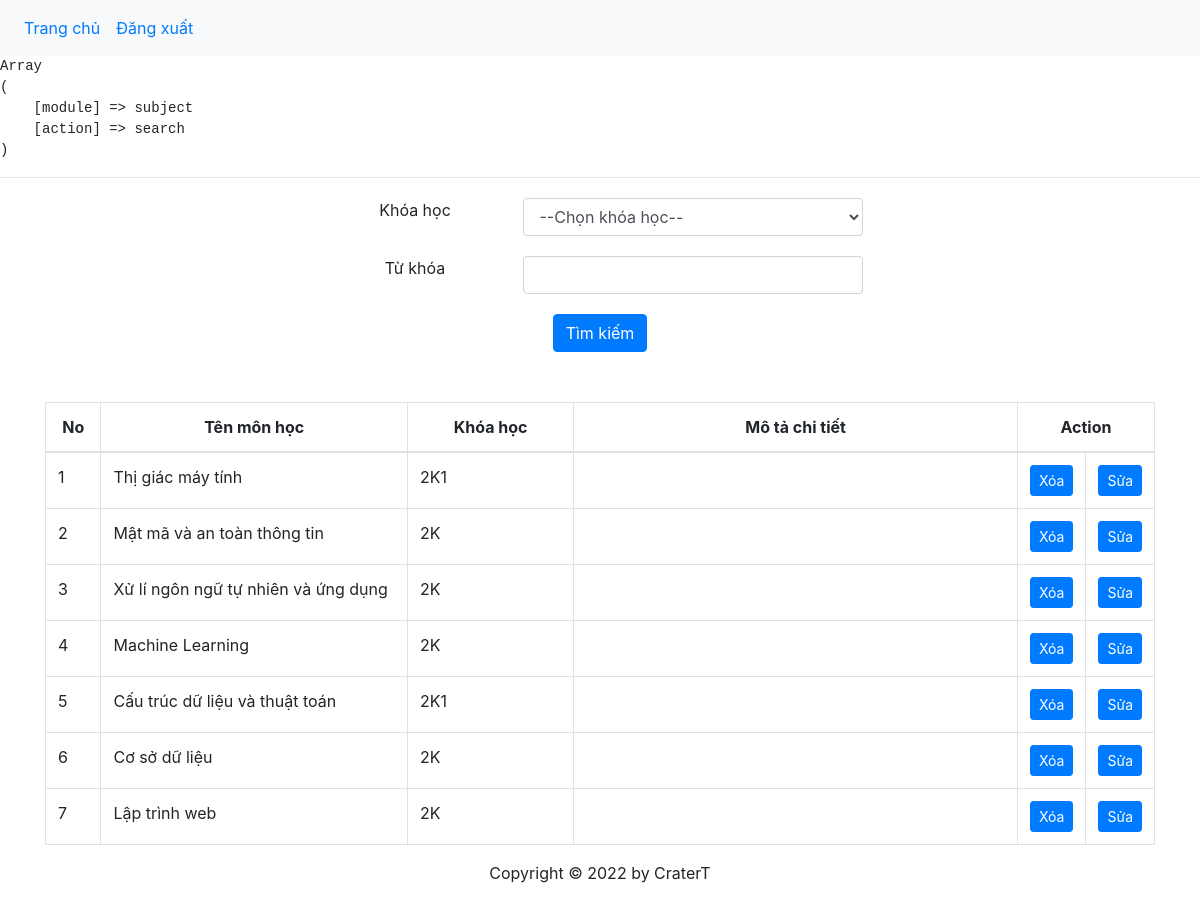
The app's page /?module=subject&action=search (signed in) with its own data.
### tables this page shows
CREATE TABLE `subjects` (
  `id` int(10) NOT NULL,
  `name` varchar(250) DEFAULT NULL,
  `avatar` varchar(250) DEFAULT NULL,
  `description` text DEFAULT NULL,
  `school_year` char(10) DEFAULT NULL,
  `updated` datetime DEFAULT NULL,
  `created` datetime DEFAULT NULL
);

### app/model/subjects.php (called while the page is built, shortened)
<?php
function getAllSubjects($filter)
{
    $sql = "SELECT * FROM subjects $filter ORDER BY id DESC";
    $allSubjectsQuery = getAllRows($sql);
    return $allSubjectsQuery;
}

### app/model/database.php (called while the page is built, shortened)
<?php
function query($sql, $data = array(), $statementStatus = false)
{
    global $connect;
    $query = false;
    try {
        $statement = $connect->prepare($sql);
        if (empty($data)) {
            $query = $statement->execute();
        } else {
            $query = $statement->execute($data);
        }
    } catch (Exception $exception) {
        require_once 'app/view/error_db.php';
        die();
    }
    if ($statementStatus) {
        return $statement;
    }
    return $query;
}
function getAllRows($sql)
{
    $statement = query($sql, array(), true);
    if (is_object($statement)) {
        $dataFetch = $statement->fetchAll(PDO::FETCH_ASSOC);
        return $dataFetch;
    }
    return false;
}

### app/view/subject_search_view.php (the view, shortened to what this page needs)
<hr>
<div class="container">
    <form action="" method="get">
        <div class="row mx-auto" style="width: 50%; margin: 20px auto;">
            <div class="col-sm-4 text-center">
                <label> Khóa học </label>
            </div>
            <div class="col-sm-8">
                <select class="form-control" name="school_year">
                    <option value=""> --Chọn khóa học-- </option>
                </select>
            </div>
        </div>
        <div class="row mx-auto" style="width: 50%; margin: 20px auto;">
            <div class=" col-sm-4 text-center">
                <label> Từ khóa </label>
            </div>
            <div class="col-sm-8">
                <input type="text" class="form-control" name="keyword" value="<?php echo (!empty($keyword)) ? $keyword : null; ?>">
            </div>
        </div>
        <div class="row mx-auto" style="width: 50%; margin: 20px auto;">
            <div class="col text-center">
                <button type="submit" class="btn btn-primary "> Tìm kiếm </button>
            </div>
        </div>
    </form>
    <table class="table table-bordered" style="margin-top: 50px;">
        <thead class="text-center">
            <tr>
                <th scope="col" width="5%">No</th>
                <th scope="col">Tên môn học</th>
                <th scope="col" width="15%">Khóa học</th>
                <th scope="col" width="40%">Mô tả chi tiết</th>
                <th scope="col" colspan="2" width="10%">Action</th>
            </tr>
        </thead>
        <tbody>
            <?php
            if (!empty($allSubjectsQuery)) :
                $count = 0;
                foreach ($allSubjectsQuery as $item) :
                    $count++;
            ?>
                    <tr>
                        <td><?php echo $count; ?></td>
                        <td><?php echo $item['name']; ?></td>
                        <td><?php echo $item['school_year']; ?></td>
                        <td><?php echo $item['description']; ?></td>
                        <td><a href="<?php echo '?module=subject&action=delete&id=' . $item['id']; ?>" class="btn btn-primary btn-sm"> Xóa </a></td>
                        <td><a href="<?php echo '?module=subject&action=edit&id=' . $item['id']; ?>" class="btn btn-primary btn-sm"> Sửa </a></td>
                    </tr>
                <?php
                endforeach;
            endif;
            ?>
        </tbody>
    </table>
</div>

### index.php (shortened to what this page needs)
<?php
require_once 'app/common/connect.php';
require_once 'app/model/database.php';
require_once 'app/controller/common.php';
$module = _MODULE_DEFAULT;
$action = _ACTION_DEFAULT;
if (!empty($_GET['module'])) {
    if (is_string($_GET['module'])) {
        $module = trim($_GET['module']);
    }
}
if (!empty($_GET['action'])) {
    if (is_string($_GET['action'])) {
        $action = trim($_GET['action']);
    }
}
$path = 'app/controller/' . $module . '_' . $action . '.php';
if (file_exists($path)) {
    require_once $path;
} else {
    require_once 'app/view/error_404.php';
}

### app/controller/common.php (shortened to what this page needs)
<?php
function requireLayout($filename, $data = array())
{
    $path = 'web/layouts/' . $filename;
    if (file_exists($path)) {
        require_once $path;
    }
}
function isGet()
{
    if ($_SERVER['REQUEST_METHOD'] == 'GET') {
        return true;
    }
    return false;
}

### web/layouts/header.php (shortened to what this page needs)
<!DOCTYPE html>
<html lang="en">
<head>
    <link type="text/css" rel="stylesheet" href="<?php echo _WEB_HOST_TEMPLATE; ?>/css/bootstrap.min.css">
    <link type="text/css" rel="stylesheet" href="<?php echo _WEB_HOST_TEMPLATE; ?>/css/font-awesome.min.css">
    <link type="text/css" rel="stylesheet" href="<?php echo _WEB_HOST_TEMPLATE; ?>/css/style.css?ver=<?php echo rand(); ?>">
</head>
<body>
    <nav class="navbar navbar-expand-sm bg-light">
        <ul class="navbar-nav">
            <li class="nav-item">
                <a class="nav-link" href="?module=home&action=dashboard">Trang chủ</a>
            </li>
            <li class="nav-item">
                <a class="nav-link" href="?module=auth&action=logout">Đăng xuất</a>
            </li>
        </ul>
    </nav>

### app/controller/subject_search.php (shortened to what this page needs)
<?php
$data = array('pageTitle' => 'Tìm kiếm môn học');
requireLayout('header.php', $data);
require_once 'app/model/subjects.php';
$filter = '';
if (isGet()) {
    $bodyArr = getBody();
    echo '<pre>';
    print_r($bodyArr);
    echo '</pre>';
}
$allSubjectsQuery = getAllSubjects($filter);
require_once 'app/view/subject_search_view.php';
requireLayout('footer.php');

### web/layouts/footer.php (shortened to what this page needs)
<footer>
    <div class="container text-center">
        <p> Copyright &copy; <?php echo date('Y'); ?> by CraterT </p>
    </div>
</footer>
</body>
</html>

### records on screen
subjects: name "Thị giác máy tính", school_year "2K1"
subjects: name "Mật mã và an toàn thông tin", school_year "2K"
subjects: name "Xử lí ngôn ngữ tự nhiên và ứng dụng", school_year "2K"
subjects: name "Machine Learning", school_year "2K"
subjects: name "Cấu trúc dữ liệu và thuật toán", school_year "2K1"
subjects: name "Cơ sở dữ liệu", school_year "2K"
subjects: name "Lập trình web", school_year "2K"
